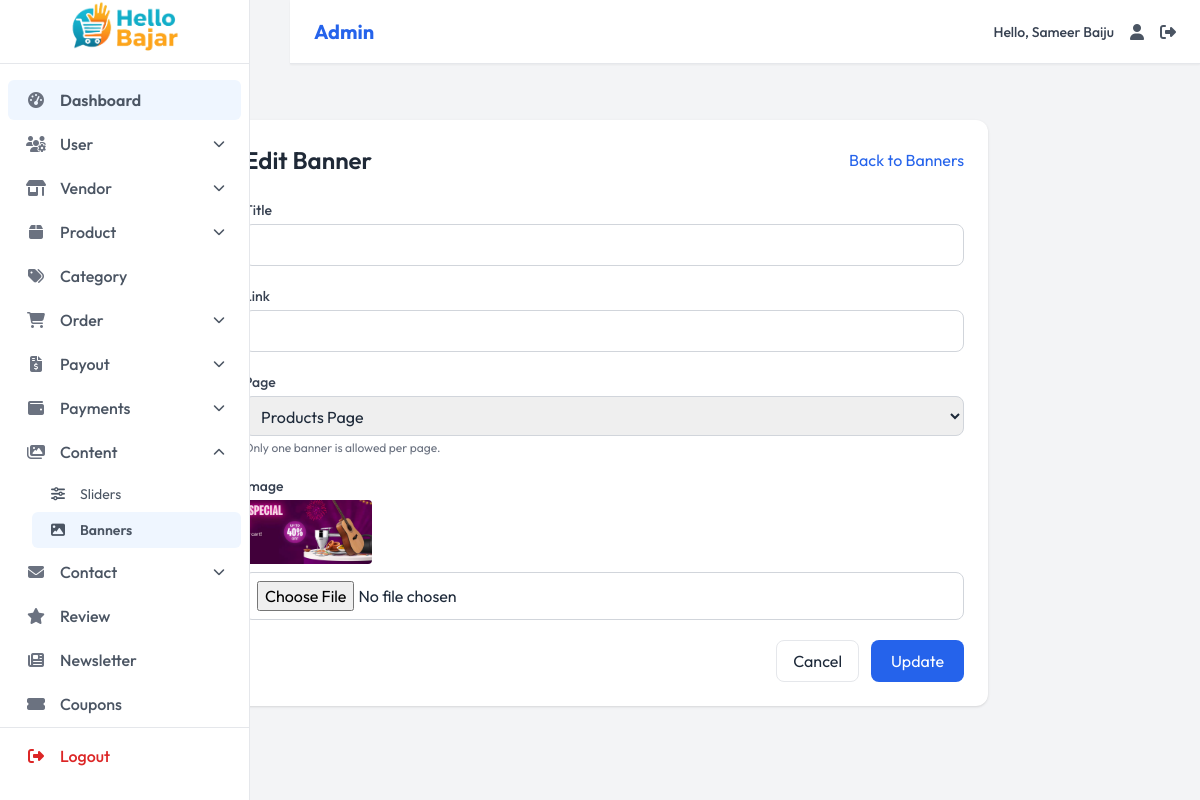
The page /admin-dashboard/banners/2/update/ (signed in) on the database its author committed.
### dashboard/models.py (models this page shows, shortened)
class Organization(models.Model):
    name = models.CharField(max_length=200, default="My Store")
    logo = models.ImageField(upload_to='org/', blank=True, null=True)
    email = models.EmailField()
    phone = models.CharField(max_length=15)
    phone_secondary = models.CharField(max_length=15, blank=True)
    address = models.TextField()
    facebook = models.URLField(blank=True)
    instagram = models.URLField(blank=True)
    twitter = models.URLField(blank=True)
    youtube = models.URLField(blank=True)
    tiktok = models.URLField(blank=True)
    class Meta:
        verbose_name = 'Organization Info'
        verbose_name_plural = 'Organization Info'

class Banner(models.Model):
    PAGE_CHOICES = [
        ('home', 'Home Page'),
        ('products', 'Products Page'),
    ]
    title = models.CharField(max_length=200, blank=True, null=True)
    image = models.ImageField(upload_to='banners/')
    link = models.URLField(max_length=500, blank=True, null=True)
    page = models.CharField(
        max_length=50,
        choices=PAGE_CHOICES,
        default='home',
        unique=True,  # Only one banner per page
        help_text="Select where to display the banner"
    )
    is_active = models.BooleanField(default=True)
    created_at = models.DateTimeField(auto_now_add=True)
    updated_at = models.DateTimeField(auto_now=True)

### dashboard/views.py (the view)
    @login_required
    def wrapper(request, *args, **kwargs):
        if not hasattr(request.user, 'role') or not request.user.role.is_admin():
            return redirect('home')
        return view_func(request, *args, **kwargs)

### dashboard/models.py (called while the page is built)
    def is_admin(self):
        return self.role == 'admin'

### dashboard/views.py (called while the page is built, shortened)
def admin_required(view_func):
    @login_required
    def wrapper(request, *args, **kwargs):
        if not hasattr(request.user, 'role') or not request.user.role.is_admin():
            return redirect('home')
        return view_func(request, *args, **kwargs)
    return wrapper

@admin_required
def admin_banner_update(request, pk):
    banner = get_object_or_404(Banner, pk=pk)
    return render(request, 'dashboard/pages/content/banner_update.html', {'banner': banner,'page_choices':Banner.PAGE_CHOICES})

### templates/dashboard/pages/content/banner_update.html (shortened to what this page needs)
{% extends 'dashboard/components/base.html' %}
{% load static %}
{% block content %}
<div class="bg-white rounded-xl shadow p-6 max-w-3xl mx-auto mt-8">
  <div class="flex justify-between items-center mb-6">
    <h1 class="text-2xl font-semibold text-gray-800">Edit Banner</h1>
    <a href="{% url 'admin_banners_list' %}" class="text-blue-600 hover:text-blue-800">Back to Banners</a>
  </div>
  <form method="post" enctype="multipart/form-data" class="space-y-5">
    <div>
      <label class="block text-sm font-medium text-gray-700 mb-1">Title</label>
      <input type="text" name="title" value="{{ banner.title }}" class="w-full border border-gray-300 rounded-lg px-3 py-2 focus:outline-none focus:ring-2 focus:ring-blue-500" />
    </div>
    <div>
      <label class="block text-sm font-medium text-gray-700 mb-1">Link</label>
      <input type="url" name="link" value="{{ banner.link }}" class="w-full border border-gray-300 rounded-lg px-3 py-2 focus:outline-none focus:ring-2 focus:ring-blue-500" />
    </div>
    <div>
      <label class="block text-sm font-medium text-gray-700 mb-1">Page</label>
      <select name="page" class="w-full border border-gray-300 rounded-lg px-3 py-2 focus:outline-none focus:ring-2 focus:ring-blue-500">
        {% for value, label in page_choices %}
          {% if value in used_pages and value != banner.page %}
            <option value="{{ value }}" disabled>{{ label }} (Already Added)</option>
          {% else %}
            <option value="{{ value }}" {% if banner.page == value %}selected{% endif %}>{{ label }}</option>
          {% endif %}
        {% endfor %}
      </select>
      <p class="text-gray-500 text-xs mt-1">Only one banner is allowed per page.</p>
    </div>
    <div>
      <label class="block text-sm font-medium text-gray-700 mb-1">Image</label>
      {% if banner.image %}
        <img src="{{ banner.image.url }}" class="h-16 w-32 object-cover rounded mb-2" />
      {% endif %}
      <input type="file" name="image" accept="image/*" class="w-full border border-gray-300 rounded-lg px-3 py-2 focus:outline-none focus:ring-2 focus:ring-blue-500" />
    </div>
    <div class="flex justify-end gap-3">
      <a href="{% url 'admin_banners_list' %}" class="px-4 py-2 rounded-lg border hover:bg-gray-100">Cancel</a>
      <button type="submit" class="bg-blue-600 text-white px-5 py-2 rounded-lg hover:bg-blue-700 transition">Update</button>
    </div>
  </form>
</div>
{% endblock %}

### templates/dashboard/components/navbar.html (shortened to what this page needs)
<nav class="navbar bg-white border-b border-gray-200 fixed top-0 md:left-[290px] left-0 right-0 z-40 flex items-center justify-between px-6 py-3 shadow-sm">
  <div class="flex items-center">
   <span class="text-xl font-bold text-blue-600">
    {% if request.user.role.role == 'admin' %}
        Admin
    {% else %}
        Vendor
    {% endif %}
</span>
  </div>
  <div class="flex items-center space-x-4">
    <span class="text-sm font-medium text-gray-700">Hello, {{user.first_name}} {{user.last_name}}</span>
    <a href="" class="hover:text-blue-600 transition-colors duration-200" title="Profile" aria-label="Profile">
      <i class="fas fa-user text-gray-600"></i>
    </a>
    <a href="{% url 'logout'%}" class="hover:text-blue-600 transition-colors duration-200" title="Logout" aria-label="Logout">
      <i class="fas fa-sign-out-alt text-gray-600"></i>
    </a>
  </div>
</nav>

### templates/dashboard/components/sidebar.html (shortened to what this page needs)
<aside
  id="sidebar"
  class="bg-white border-r border-gray-200 w-[250px] fixed inset-y-0 left-0 transform transition-transform duration-300 md:translate-x-0 -translate-x-full z-30 flex flex-col pb-6"
  aria-label="Main navigation"
>
  <div class="px-0 py-0 h-16 flex items-center border-b border-gray-200">
    <a href="{% if request.user.role.role == 'admin' %}{% url 'admin_dashboard' %}{% else %}{% url 'vendor_dashboard' %}{% endif %}"
       class="flex items-center justify-center w-full h-full"
       aria-label="Hello Bazar Dashboard">
      <img src="{{organization.logo.url}}" alt="Hello Bazar Logo" class="h-full w-full object-contain">
    </a>
  </div>
  {% if request.user.role.role == 'admin' %}
  <nav class="flex-grow overflow-y-auto py-4 text-md" aria-label="Sidebar navigation">
    <ul class="space-y-1 px-2">
      <li>
        <a href="{% url 'admin_dashboard' %}" class="sidebar-link flex items-center px-4 py-2 rounded-md text-gray-600 font-medium hover:bg-gray-100 transition-all duration-200">
          <i class="fas fa-tachometer-alt w-6 text-center text-gray-500 mr-3"></i>
          <span>Dashboard</span>
        </a>
      </li>
      <li>
        <button class="sidebar-dropdown-toggle flex items-center w-full px-4 py-2 rounded-md text-gray-600 font-medium hover:bg-gray-100 transition-all duration-200">
          <i class="fas fa-users-cog w-6 text-center text-gray-500 mr-3"></i>
          <span>User</span>
          <i class="dropdown-icon fas fa-chevron-down text-xs ml-auto transition-transform duration-200"></i>
        </button>
      </li>
      <li>
        <button class="sidebar-dropdown-toggle flex items-center w-full px-4 py-2 rounded-md text-gray-600 font-medium hover:bg-gray-100 transition-all duration-200">
          <i class="fas fa-store-alt w-6 text-center text-gray-500 mr-3"></i>
          <span>Vendor</span>
          <i class="dropdown-icon fas fa-chevron-down text-xs ml-auto transition-transform duration-200"></i>
        </button>
      </li>
      <li>
        <button class="sidebar-dropdown-toggle flex items-center w-full px-4 py-2 rounded-md text-gray-600 font-medium hover:bg-gray-100 transition-all duration-200">
          <i class="fas fa-box w-6 text-center text-gray-500 mr-3"></i>
          <span>Product</span>
          <i class="dropdown-icon fas fa-chevron-down text-xs ml-auto transition-transform duration-200"></i>
        </button>
      </li>
      <li>
        <a href="{% url 'admin_categories_list' %}" class="sidebar-link flex items-center px-4 py-2 rounded-md text-gray-600 font-medium hover:bg-gray-100 transition-all duration-200">
          <i class="fas fa-tags w-6 text-center text-gray-500 mr-3"></i>
          <span>Category</span>
        </a>
      </li>
      <li>
        <button class="sidebar-dropdown-toggle flex items-center w-full px-4 py-2 rounded-md text-gray-600 font-medium hover:bg-gray-100 transition-all duration-200">
          <i class="fas fa-shopping-cart w-6 text-center text-gray-500 mr-3"></i>
          <span>Order</span>
          <i class="dropdown-icon fas fa-chevron-down text-xs ml-auto transition-transform duration-200"></i>
        </button>
      </li>
      <li>
        <button class="sidebar-dropdown-toggle flex items-center w-full px-4 py-2 rounded-md text-gray-600 font-medium hover:bg-gray-100 transition-all duration-200">
          <i class="fas fa-file-invoice-dollar w-6 text-center text-gray-500 mr-3"></i>
          <span>Payout</span>
          <i class="dropdown-icon fas fa-chevron-down text-xs ml-auto transition-transform duration-200"></i>
        </button>
      </li>
  <li>
    <button class="sidebar-dropdown-toggle flex items-center w-full px-4 py-2 rounded-md text-gray-600 font-medium hover:bg-gray-100 transition-all duration-200">
      <i class="fas fa-wallet w-6 text-center text-gray-500 mr-3"></i>
      <span>Payments</span>
      <i class="dropdown-icon fas fa-chevron-down text-xs ml-auto transition-transform duration-200"></i>
    </button>
  </li>
      <li>
        <button class="sidebar-dropdown-toggle flex items-center w-full px-4 py-2 rounded-md text-gray-600 font-medium hover:bg-gray-100 transition-all duration-200">
          <i class="fas fa-images w-6 text-center text-gray-500 mr-3"></i>
          <span>Content</span>
          <i class="dropdown-icon fas fa-chevron-down text-xs ml-auto transition-transform duration-200"></i>
        </button>
        <ul class="sidebar-submenu hidden pl-6 mt-1">
          <li>
            <a href="{% url 'admin_sliders_list' %}" class="sublink flex items-center px-4 py-2 rounded-md text-gray-600 font-normal text-sm hover:bg-gray-100 transition-all duration-200">
              <i class="fas fa-sliders-h w-5 text-center mr-3"></i>
              Sliders
            </a>
          </li>
          <li>
            <a href="{% url 'admin_banners_list' %}" class="sublink flex items-center px-4 py-2 rounded-md text-gray-600 font-normal text-sm hover:bg-gray-100 transition-all duration-200">
              <i class="fas fa-image w-5 text-center mr-3"></i>
              Banners
            </a>
          </li>
        </ul>
      </li>
      <li>
        <button class="sidebar-dropdown-toggle flex items-center w-full px-4 py-2 rounded-md text-gray-600 font-medium hover:bg-gray-100 transition-all duration-200">
          <i class="fas fa-envelope w-6 text-center text-gray-500 mr-3"></i>
          <span>Contact</span>
          <i class="dropdown-icon fas fa-chevron-down text-xs ml-auto transition-transform duration-200"></i>
        </button>
      </li>
      <li>
        <a href="{% url 'admin_reviews_list' %}" class="sidebar-link flex items-center px-4 py-2 rounded-md text-gray-600 font-medium hover:bg-gray-100 transition-all duration-200">
          <i class="fas fa-star w-6 text-center text-gray-500 mr-3"></i>
          <span>Review</span>
        </a>
      </li>
      <li>
        <a href="{% url 'admin_newsletter_list' %}" class="sidebar-link flex items-center px-4 py-2 rounded-md text-gray-600 font-medium hover:bg-gray-100 transition-all duration-200">
          <i class="fas fa-newspaper w-6 text-center text-gray-500 mr-3"></i>
          <span>Newsletter</span>
        </a>
      </li>
      <li>
        <a href="{% url 'admin_coupons_list' %}" class="sidebar-link flex items-center px-4 py-2 rounded-md text-gray-600 font-medium hover:bg-gray-100 transition-all duration-200">
          <i class="fas fa-ticket-alt w-6 text-center text-gray-500 mr-3"></i>
          <span>Coupons</span>
        </a>
      </li>
    </ul>
  </nav>
  {% endif %}
  <div class="border-t border-gray-200 pt-2 px-2">
    <ul class="space-y-1">
      <li>
        <a href="{% url 'logout' %}" class="flex items-center px-4 py-2 rounded-md text-red-600 font-medium hover:bg-red-50 transition-all duration-200">
          <i class="fas fa-sign-out-alt w-6 text-center mr-3"></i>
          Logout
        </a>
      </li>
    </ul>
  </div>
</aside>

### templates/dashboard/components/base.html (style rules this page uses)
:root { --primary: #3b82f6; --primary-dark: #456fff; --primary-light: #60a5fa; --secondary: #4b5563; --success: #10b981; --warning: #f59e0b; --danger: #ef4444; --info: #06b6d4; --light: #f3f4f6; --dark: #1f2937; --white: #ffffff; --new-black-light: #344054; --new-black-light-opa: #3440543e; --new-black-dark: #1d2939; --new-blue: #456fff; --spacing-xs: 0.25rem; --spacing-sm: 0.5rem; --spacing-md: 1rem; --spacing-lg: 1.5rem; --spacing-xl: 2rem; --font-family-sans: "Outfit", "Inter", "Segoe UI", "Roboto", "Helvetica Neue", "Open Sans", sans-serif; --text-xs: 0.75rem; --text-sm: 0.875rem; --text-base: 1rem; --text-lg: 1.125rem; --text-xl: 1.25rem; --text-2xl: 1.5rem; --radius-md: 0.375rem; --radius-lg: 0.5rem; }
* { box-sizing: border-box; margin: 0; padding: 0; }
body { font-family: var(--font-family-sans); background-color: var(--light); color: var(--new-black-dark); line-height: 1.5; overflow-x: hidden; height: 100vh; transition: background-color 0.3s, color 0.3s; }
.navbar { background-color: var(--white); padding: var(--spacing-sm) var(--spacing-md); border-bottom: 1px solid var(--light); position: fixed; top: 0; left: 0; right: 0; z-index: 50; display: flex; justify-content: space-between; align-items: center; box-shadow: 0 1px 3px rgba(0, 0, 0, 0.1); height: 4rem; }

### rows shown on the page
Organization: logo (picture)
Banner: page "Products Page", image (picture)

### other values the page prints
{{ user.first_name }} "Sameer"
{{ user.last_name }} "Baiju"
